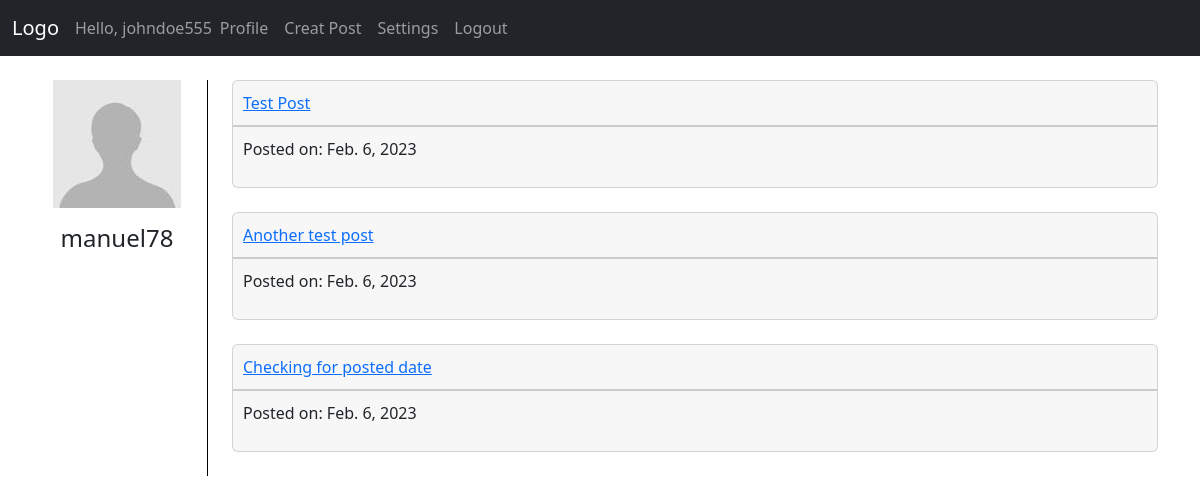
Page /profile/manuel78/ (signed in) on the committed database.
### user/models.py (models this page shows, shortened)
class User(AbstractUser):
    dob = models.DateField(verbose_name='Date of Birth', blank=True, null=True)
    display_email = models.BooleanField(default=False)
    display_dob = models.BooleanField(default=False)
    email_notifications = models.BooleanField(default=False)
    allow_friend_request = models.BooleanField(default=True)
    allow_messages = models.BooleanField(default=True)
    password_reset_token = models.CharField(
        max_length=255, null=True, blank=True)
    slug = models.SlugField(null=False, unique=True)

### blog/models.py (models this page shows, shortened)
class Post(models.Model):
    title = models.CharField(max_length=255)
    body = models.TextField()
    date_posted = models.DateField(auto_now=True)
    slug = models.SlugField(null=False, unique=True)
    user = models.ForeignKey(User, on_delete=models.CASCADE)

### user/views.py (the view)
# urls.py: path('profile/<str:slug>/', views.ProfileView.as_view(), name='profile'),
class ProfileView(LoginRequiredMixin, DetailView):
    model = User
    template_name = 'profile.html'
    context_object_name = 'profile_user'
    def get_context_data(self, **kwargs):
        context = super(ProfileView, self).get_context_data(**kwargs)
        context['posts'] = Post.objects.filter(user=self.object)
        return context

### user/templates/profile.html (shortened to what this page needs)
{% extends 'base.html' %}
{% load static %}
{% block content %}
    <div class="row">
        <div class="col-2">
            <aside class="user-data">
                <img src="{% static 'user/images/default-profile-picture.jpeg' %}" alt="{{ profile_user.username}}'s Profile Picture" class="img-fluid">
                <h4 class="mt-3">
                    {{ profile_user.username }}
                </h4>
            </aside>
        </div>
        <div class="col-10">
            <main>
                {% if posts %}
                    {% for post in posts %}
                        <div class="card mb-4">
                            <div class="card-header">
                                <a href="{% url 'blog:post' username=profile_user.username slug=post.slug %}">
                                    {{ post.title }}
                                </a>
                            </div>
                            <div class="card-footer">
                                <p>
                                    Posted on: {{ post.date_posted }}
                                </p>
                            </div>
                        </div>
                    {% empty %}
                        <p>
                            There is nothing to show here yet.
                        </p>
                    {% endfor %}
                {% endif %}
            </main>
        </div>
    </div>
{% endblock content %}

### templates/headers/authorized-header.html
{% if user.is_authenticated %}
    <span class="navbar-text">
        Hello, {{ user.username }}
    </span>
    <div class="navbar-nav">
        <a href="{% url 'user:profile' user.slug %}" class="nav-link">
            Profile
        </a>
        <a href="{% url 'blog:create' %}" class="nav-link">
            Creat Post
        </a>
        <a href="{% url 'user:settings' user.slug %}" class="nav-link">
            Settings
        </a>
        <a href="{% url 'user:logout' %}" class="nav-link">
            Logout
        </a>
    </div>
{% endif %}

### static/css/main.css (style rules this page uses)
.user-data { border-right: 1px black solid; padding-right: 15px; text-align: center; height: 100%; }
.card-header, .card-body, .card-footer { padding: 10px; }

### rows in the picture
User: username "johndoe555"
User: username "manuel78"
Post: title "Test Post", date_posted "Feb. 6, 2023"
Post: title "Another test post", date_posted "Feb. 6, 2023"
Post: title "Checking for posted date", date_posted "Feb. 6, 2023"
